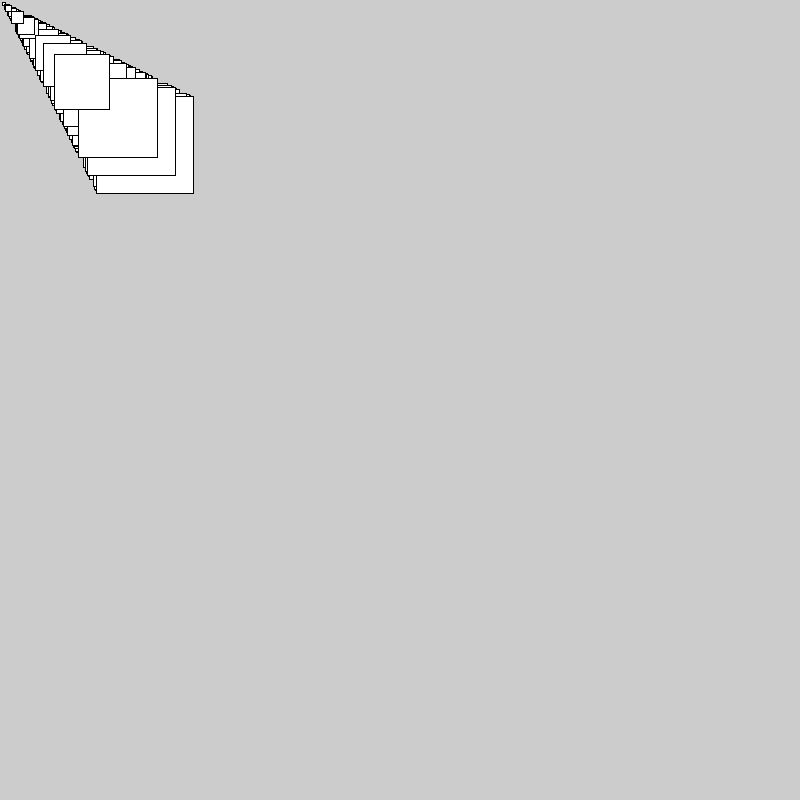
Frame 1 (no input)
Frame 60 (the mouse pressed at the canvas centre just before this capture): identical to frame 1, image omitted
Frame 120 (the mouse held since frame 60 and released just before this capture): identical to frame 1, image omitted

The Processing sketch that drew this single still picture (run headless with seeded random() and noise(); from frame 60 on, the mouse is pressed at the canvas centre):

// Processing sketch: random_number
// ── random_number.pde
float ranNum[]=new float [100];
void setup(){
    for(int i=0;i<100;i++) {
      ranNum[i]=random(1,100);
      println(ranNum[i]);
    }  
    size(800,800);
}


void draw(){
  
    for(int i=0;i<ranNum.length;i++) {
     rect(ranNum[i],ranNum[i],ranNum[i],ranNum[i]);
    }
    
}
